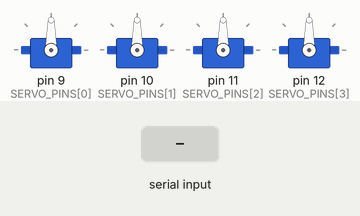
Simulated run of this sketch. Board: Arduino Uno, built with avr-gcc and run on an emulated ATmega328P. Shown: 4 × servo. The test bench sets the inputs (shaded band).

Above: at 1.2 s.
1.3 s: ":\n" received over Serial
At 2.5 s:
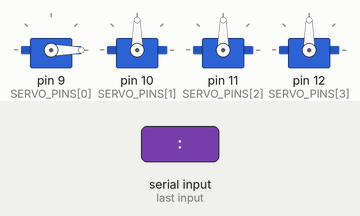
2.8 s: "200\n" received over Serial
At 3.8 s:
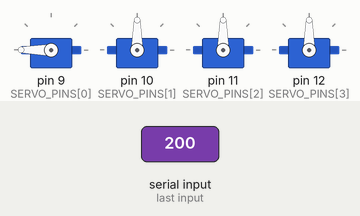
4.3 s: "0\n" received over Serial
At 4.9 s:
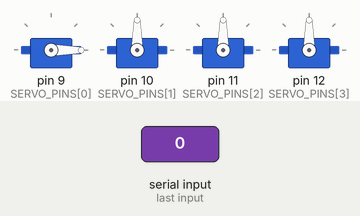
5.8 s: "90\n" received over Serial
At 7.2 s:
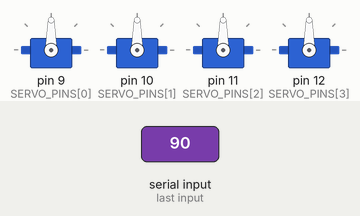
Timing chart, 0 to 8.3 s (numbered marks = the images above; inputs shaded):
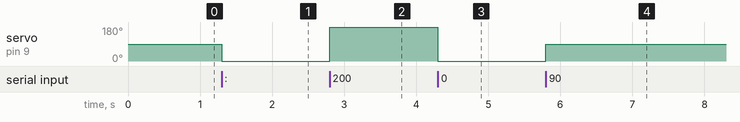

Measured:
- after the input at 1.3 s, servo on pin 9 (SERVO_PINS[0]): 90° → 0° at once
- after the input at 2.8 s, servo on pin 9 (SERVO_PINS[0]): 0° → 180° at once
- after the input at 4.3 s, servo on pin 9 (SERVO_PINS[0]): 180° → 0° at once
- after the input at 5.8 s, servo on pin 9 (SERVO_PINS[0]): 0° → 90° at once

The sketch:

arduino.ino
```cpp
#include <Servo.h>

// Simple serial-controlled servos (4x)
// Commands (newline-terminated):
//  - "<angle>" e.g. "90" -> move SERVO 0 to 90 deg (backward compatible)
//  - "<id>:<angle>" e.g. "2:45" -> move SERVO 2 to 45 deg
//  - "<id>:<angle>,<id>:<angle>,..." e.g. "0:90,1:45,2:120,3:0" -> set multiple
//  - "D" -> detach all servos (stop holding)
//  - "D:<id>" -> detach servo <id>

// Adjust these pins to match your wiring.
// Common Arduino Uno PWM pins: 3, 5, 6, 9, 10, 11
const int SERVO_COUNT = 4;
const int SERVO_PINS[SERVO_COUNT] = {9, 10, 11, 12};

const int MIN_ANGLE = 0;
const int MAX_ANGLE = 180;

Servo servos[SERVO_COUNT];
const bool DEBUG = false;

void setup() {
  Serial.begin(115200);
  for (int i = 0; i < SERVO_COUNT; i++) {
    servos[i].attach(SERVO_PINS[i]);
    servos[i].write(90);
  }
}

static inline int clampAngle(int angle) {
  if (angle < MIN_ANGLE) angle = MIN_ANGLE;
  if (angle > MAX_ANGLE) angle = MAX_ANGLE;
  return angle;
}

static void detachServo(int id) {
  if (id < 0 || id >= SERVO_COUNT) return;
  if (servos[id].attached()) servos[id].detach();
  if (DEBUG) {
    Serial.print("DETACHED ");
    Serial.println(id);
  }
}

static void setServoAngle(int id, int angle) {
  if (id < 0 || id >= SERVO_COUNT) return;
  angle = clampAngle(angle);
  if (!servos[id].attached()) {
    servos[id].attach(SERVO_PINS[id]);
  }
  servos[id].write(angle);
  if (DEBUG) {
    Serial.print("OK ");
    Serial.print(id);
    Serial.print(" ");
    Serial.println(angle);
  }
}

static void detachAll() {
  for (int i = 0; i < SERVO_COUNT; i++) {
    if (servos[i].attached()) servos[i].detach();
  }
  if (DEBUG) {
    Serial.println("DETACHED ALL");
  }
}

void loop() {
  if (Serial.available() > 0) {
    String line = Serial.readStringUntil('\n');
    line.trim();

    if (line.length() == 0) {
      return;
    }

    if (line == "D" || line == "d") {
      detachAll();
      return;
    }

    // "D:<id>" -> detach one
    if (line.length() >= 3 && (line[0] == 'D' || line[0] == 'd') && line[1] == ':') {
      int id = line.substring(2).toInt();
      detachServo(id);
      return;
    }

    // Backward-compatible: plain number -> servo 0 angle
    bool hasColon = (line.indexOf(':') >= 0);
    bool hasComma = (line.indexOf(',') >= 0);
    if (!hasColon && !hasComma) {
      int angle = line.toInt();
      setServoAngle(0, angle);
      return;
    }

    // Parse "<id>:<angle>,<id>:<angle>,..."
    int start = 0;
    while (start < (int)line.length()) {
      int end = line.indexOf(',', start);
      if (end < 0) end = line.length();

      String token = line.substring(start, end);
      token.trim();
      if (token.length() > 0) {
        int colon = token.indexOf(':');
        if (colon >= 0) {
          int id = token.substring(0, colon).toInt();
          int angle = token.substring(colon + 1).toInt();
          setServoAngle(id, angle);
        }
      }

      start = end + 1;
    }
  }
}
```
